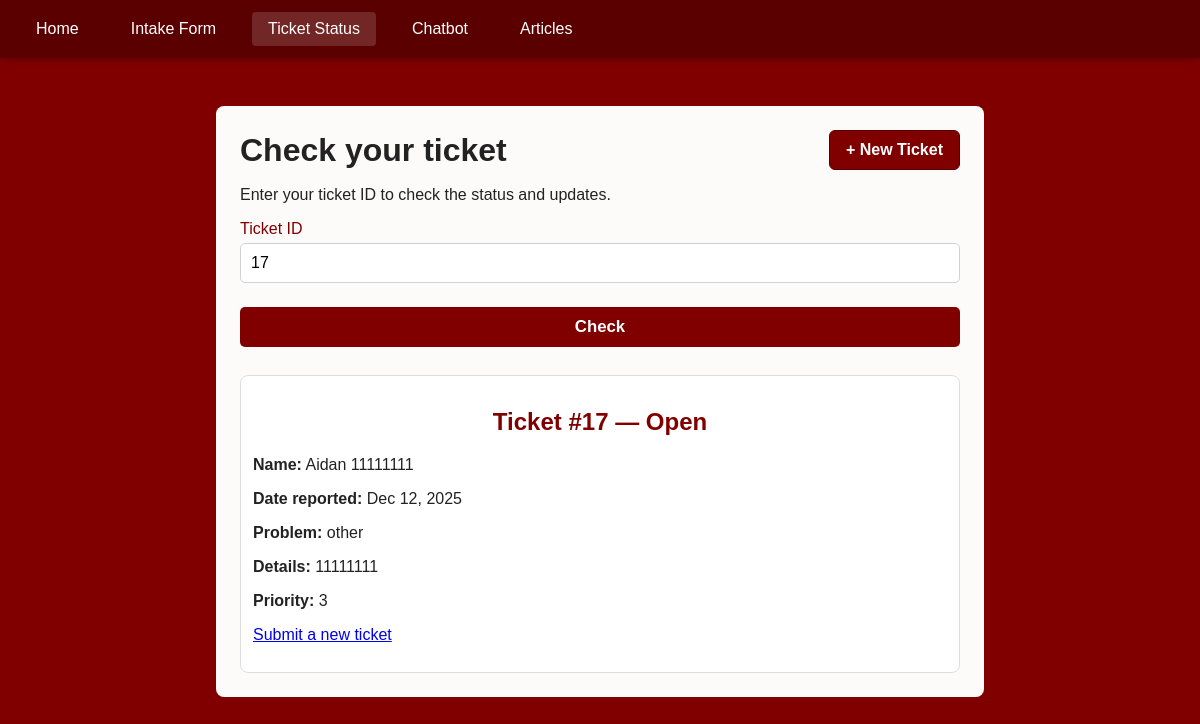
/status.php?id=17, run on the app's committed database.
### tables this page shows
CREATE TABLE IF NOT EXISTS `tickets` (
  `id` int NOT NULL AUTO_INCREMENT COMMENT 'Unique ID for the ticket',
  `first_name` varchar(50) NOT NULL COMMENT 'Student''s first name',
  `last_name` varchar(50) NOT NULL COMMENT 'Student''s last name',
  `school_id` varchar(20) NOT NULL COMMENT 'Student''s school ID',
  `class_of` varchar(4) DEFAULT NULL COMMENT 'Graduation year',
  `school_email` varchar(255) DEFAULT NULL,
  `additional_info` varchar(120) DEFAULT NULL,
  `date_reported` date NOT NULL COMMENT 'Date issue was reported',
  `problem_category` varchar(50) NOT NULL COMMENT 'Main problem selected (screen, battery, etc.)',
  `problem_detail` varchar(100) DEFAULT NULL,
  `custom_detail` text COMMENT 'If “Something else” was specified',
  `priority` tinyint(1) DEFAULT '3',
  `status` enum('Open','In Progress','Closed','Delayed') NOT NULL DEFAULT 'Open' COMMENT 'Current status of the ticket',
  `notes` text,
  `created_at` timestamp NOT NULL DEFAULT CURRENT_TIMESTAMP COMMENT 'When the ticket was submitted',
  `updated_at` timestamp NOT NULL DEFAULT CURRENT_TIMESTAMP COMMENT 'Auto-updates when modified',
  `restarted` tinyint(1) DEFAULT '0',
  `tech` varchar(255) DEFAULT NULL,
  PRIMARY KEY (`id`)
);

### status.php (the view, shortened to what this page needs)
<?php
$servername = "localhost";
$username = "bucit";
$password = "m0Mih-Vdm!].Km8F";
$dbname = "bucit";
$conn = new mysqli($servername, $username, $password, $dbname);
$ticketId = trim($_GET['id'] ?? '');
$ticket = null;
$notFound = false;
if ($ticketId !== '') {
    $priorityCheck = $conn->query("SHOW COLUMNS FROM tickets LIKE 'priority'");
    $has_priority = $priorityCheck && $priorityCheck->num_rows > 0;
    $select_cols = "id, first_name, last_name, status, notes, date_reported, problem_category, custom_detail";
    if ($has_priority) { $select_cols .= ", priority"; }
    $stmt = $conn->prepare("SELECT $select_cols FROM tickets WHERE id = ? LIMIT 1");
    $stmt->bind_param('i', $ticketId);
    $stmt->execute();
    $res = $stmt->get_result();
    if ($res && $res->num_rows > 0) {
        $ticket = $res->fetch_assoc();
    } else {
        $notFound = true;
    }
}
?>
<!doctype html>
<html>
<head>
<link rel="stylesheet" href="styles.css">
</head>
<body><nav>
  <div>
    <a href="index.html">Home</a>
    <a href="form.html">Intake Form</a>
    <a href="status.php" class="active">Ticket Status</a>
    <a href="chatbot.html">Chatbot</a>
    <a href="articles/index.html">Articles</a>
  </div>
</nav>    <div class="container">
        <div class="container-header">
            <h1 style="margin:0;">Check your ticket</h1>
            <a class="new-ticket-btn" href="form.html">+ New Ticket</a>
        </div>
        <p>Enter your ticket ID to check the status and updates.</p>
        <form method="GET">
            <label for="id">Ticket ID</label>
            <input type="number" id="id" name="id" value="<?php echo htmlspecialchars($ticketId); ?>" required>
            <button type="submit">Check</button>
        </form>
        <?php if ($ticket): ?>
        <div style="margin-top: 20px;" class="ticket-box">
            <h2>Ticket #<?php echo htmlspecialchars($ticket['id']); ?> — <?php echo htmlspecialchars($ticket['status']); ?></h2>
            <p><strong>Name:</strong> <?php echo htmlspecialchars($ticket['first_name'] . ' ' . $ticket['last_name']); ?></p>
            <p><strong>Date reported:</strong> <?php echo date('M d, Y', strtotime($ticket['date_reported'])); ?></p>
            <p><strong>Problem:</strong> <?php echo htmlspecialchars($ticket['problem_category']); ?></p>
            <?php if (!empty($ticket['custom_detail'])): ?><p><strong>Details:</strong> <?php echo htmlspecialchars($ticket['custom_detail']); ?></p><?php endif; ?>
            <?php if (!empty($ticket['priority'])): ?><p><strong>Priority:</strong> <?php echo htmlspecialchars($ticket['priority']); ?></p><?php endif; ?>
            <p><a href="form.html">Submit a new ticket</a></p>
        </div>
        <?php elseif ($notFound): ?>
        <div style="margin-top: 20px;" class="ticket-box">No ticket found with ID <?php echo htmlspecialchars($ticketId); ?></div>
        <?php endif; ?>
    </div>
</body>
</html>

### styles.css (style rules this page uses)
:root { --brand: #800000; --brand-dark: #5a0000; --card-bg: rgba(255,255,255,0.98); }
html { scroll-padding-top: 60px; }
nav { position: sticky; top: 0; z-index: 1000; }
body { font-family: Arial, sans-serif; background: var(--brand); margin: 0; padding: 0; color: #fff; }
h2 { margin-bottom: 20px; color: var(--brand); text-align: center; }
form label { display: block; margin-bottom: 5px; margin-top: 15px; color: var(--brand); font-weight: 500; }
form input, form button { width: 100%; padding: 10px; border: 1px solid #d1d1d1; border-radius: 5px; margin-bottom: 8px; font-size: 1rem; box-sizing: border-box; }
form button { background: var(--brand); color: #fff; border: none; font-size: 1.05em; font-weight: bold; margin-top: 16px; cursor: pointer; transition: background 0.2s; }

### status.php (style rules this page uses)
:root { --brand: #800000; }
body { background: var(--brand); color:#fff; }
nav { background: #5a0000; padding: 12px 0; box-shadow: 0 2px 8px rgba(0,0,0,0.2); }
nav div { max-width: 1200px; margin: 0 auto; display: flex; gap: 20px; align-items: center; padding: 0 20px; }
nav a { color: #fff; text-decoration: none; padding: 8px 16px; border-radius: 4px; transition: background 0.2s; }
nav a.active { background: rgba(255,255,255,0.15); }
.container { max-width: 720px; margin: 48px auto; background: rgba(255,255,255,0.98); padding: 24px; border-radius: 8px; color:#222; }
.ticket-box { padding: 12px; border-radius: 8px; border: 1px solid #ddd; background:#fff; }
.container-header { display:flex; justify-content:space-between; align-items:center; gap:12px; }
.new-ticket-btn { background:var(--brand); color:#fff; text-decoration:none; padding:10px 16px; border-radius:6px; font-weight:600; border:1px solid #5a0000; }

### data on the page
tickets: id "17", status "Open", first_name+last_name "Aidan 11111111", date_reported "Dec 12, 2025", problem_category "other", custom_detail "11111111", priority "3"
